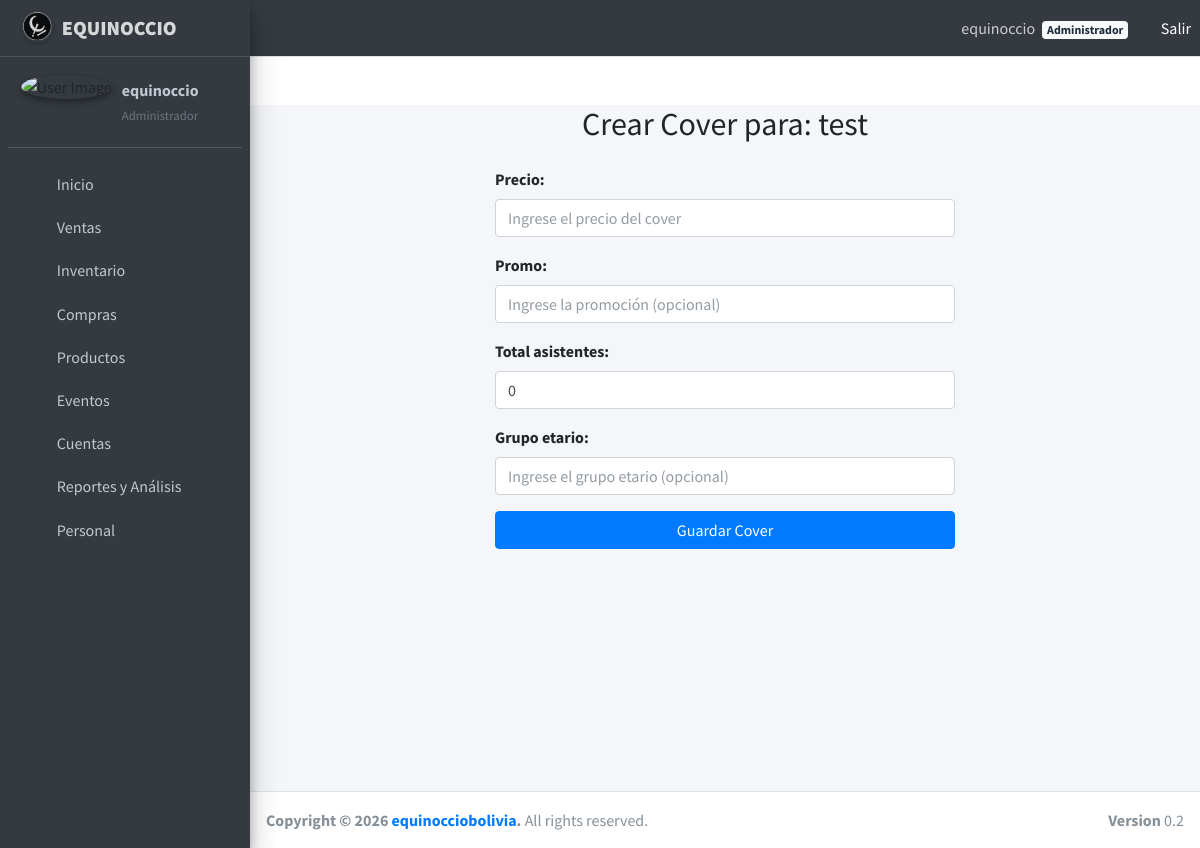
Screenshot of /eventos/crearcover/1/ (signed in) with the database file from the repository.
### usuarios/models.py (models this page shows, shortened)
class Usuario(AbstractUser):
    ROL_CHOICES = [
        ('administrador', 'Administrador'),
        ('jefe_barra', 'Jefe de Barra'),
        ('bartender', 'Bartender'),
        ('mesero', 'Mesero'),
    ]
    CI = models.CharField(max_length=20, unique=True, blank=True, null=True)
    rol = models.CharField(
        max_length=50,
        choices=ROL_CHOICES,
        blank=True,
        null=True
    )
    groups = models.ManyToManyField(
        Group,
        related_name='usuarios_user_set',
        blank=True,
    )
    user_permissions = models.ManyToManyField(
        Permission,
        related_name='usuarios_user_set',
        blank=True,
    )
    USERNAME_FIELD = 'username'
    REQUIRED_FIELDS = []
    class Meta:
        verbose_name = 'Usuario'
        verbose_name_plural = 'Usuarios'
    def tiene_acceso_ventas(self):
        return self.rol in ['administrador', 'jefe_barra', 'bartender', 'mesero']
    def tiene_acceso_compras(self):
        return self.rol in ['administrador', 'jefe_barra']
    def tiene_acceso_inventarios(self):
        return self.rol in ['administrador', 'jefe_barra']
    def tiene_acceso_analizador(self):
        return self.rol in ['administrador', 'jefe_barra']
    def tiene_acceso_usuarios(self):
        return self.rol == 'administrador'

### eventos/models.py (models this page shows, shortened)
class Evento(models.Model):
    nombre = models.CharField(max_length=255)  # Nombre del evento
    flyer = models.ImageField(upload_to='flyers/', null=True, blank=True)  # Imagen promocional
    banda = models.CharField(max_length=150, null=True, blank=True)  # Artista o banda asociada
    fecha = models.DateTimeField()  # Fecha y hora del evento
    descripcion = models.TextField(null=True, blank=True)  # Descripción más detallada del evento
    cover = models.OneToOneField('eventos.Cover', on_delete=models.CASCADE, related_name='evento_cover', null=True, blank=True)  # Cover asociado
    class Meta:
        verbose_name = 'Evento'
        verbose_name_plural = 'Eventos'

### eventos/views.py (the view)
# urls.py: path('crearcover/<int:evento_id>/', views.crear_cover, name='crear_cover'),
@login_required
def crear_cover(request, evento_id):
    if not request.user.tiene_acceso_compras():
        messages.error(request, 'No tiene  permisos para crear covers.')
        return redirect('usuarios:inicio')
    evento = get_object_or_404(Evento, pk=evento_id)
    if request.method == 'POST':
        form = CoverForm(request.POST)
        if form.is_valid():
            cover = form.save(commit=False)
            cover.save()
            messages.success(request, 'Cover creado correctamente.')
            return redirect('eventos:listar_eventos')
        else:
            messages.error(request, 'Error al crear el cover. Revise los datos.')
    else:
        form = CoverForm()
    return render(request, 'eventos/crear_cover.html', {
        'form': form,
        'evento': evento
    })

### eventos/forms.py (shortened to what this page needs)
class CoverForm(forms.ModelForm):
    class Meta:
        model = Cover
        fields = ['precio', 'promo', 'total_asistentes', 'grupo_etario']
        widgets = {
            'precio': forms.NumberInput(attrs={'class': 'form-control', 'step': '0.01', 'placeholder': 'Ingrese el precio del cover'}),
            'promo': forms.TextInput(attrs={'class': 'form-control', 'placeholder': 'Ingrese la promoción (opcional)'}),
            'total_asistentes': forms.NumberInput(attrs={'class': 'form-control', 'placeholder': 'Ingrese el número de asistentes'}),
            'grupo_etario': forms.TextInput(attrs={'class': 'form-control', 'placeholder': 'Ingrese el grupo etario (opcional)'}),
            'evento': forms.Select(attrs={'class': 'form-control'}),
        }

### eventos/templates/eventos/crear_cover.html (shortened to what this page needs)
{% extends 'base.html' %}
{% block content %}
<div class="container mt-5">
    <h2 class="text-center mb-4">Crear Cover para: {{ evento.nombre }}</h2>
    <div class="row justify-content-center">
        <div class="col-md-6">
            <form method="post" novalidate>
                {{ form.as_p }}
                <button type="submit" class="btn btn-primary btn-block mt-3">Guardar Cover</button>
            </form>
        </div>
    </div>
</div>
{% endblock %}

### usuarios/templates/base.html (shortened to what this page needs)
<!DOCTYPE html>
<html lang="en">
<head>
    {% load static %}
    <link rel="stylesheet" href="{% static 'plugins/fontawesome-free/css/all.min.css' %}">
    <link rel="stylesheet" href="https://code.ionicframework.com/ionicons/2.0.1/css/ionicons.min.css">
    <link rel="stylesheet" href="{% static 'plugins/tempusdominus-bootstrap-4/css/tempusdominus-bootstrap-4.min.css' %}">
    <link rel="stylesheet" href="{% static 'plugins/icheck-bootstrap/icheck-bootstrap.min.css' %}">
    <link rel="stylesheet" href="{% static 'plugins/jqvmap/jqvmap.min.css' %}">
    <link rel="stylesheet" href="{% static 'dist/css/adminlte.min.css' %}">
    <link rel="stylesheet" href="{% static 'plugins/overlayScrollbars/css/OverlayScrollbars.min.css' %}">
    <link rel="stylesheet" href="{% static 'plugins/daterangepicker/daterangepicker.css' %}">
    <link rel="stylesheet" href="{% static 'plugins/summernote/summernote-bs4.css' %}">
    <link href="https://cdn.jsdelivr.net/npm/fullcalendar@6.1.15/index.global.min.css" rel="stylesheet">
</head>
<body class="hold-transition sidebar-mini layout-fixed" onload="startTime()">
<div class="wrapper">
    <nav class="main-header navbar navbar-expand navbar-dark">
        <ul class="navbar-nav">
            <li class="nav-item">
                <a class="nav-link" data-widget="pushmenu" href="#" role="button">
                    <i class="fas fa-bars"></i>
                </a>
            </li>
        </ul>
        <ul class="navbar-nav ml-auto">
            {% if user.is_authenticated %}
            <li class="nav-item">
                <span class="nav-link">
                    <i class="fas fa-user-circle mr-1"></i>
                    {{ user.get_full_name|default:user.username }}
                    {% if user.rol %}
                    <span class="badge badge-light ml-1">{{ user.get_rol_display }}</span>
                    {% endif %}
                </span>
            </li>
            <li class="nav-item">
                <form method="post" action="{% url 'usuarios:logout' %}" style="display:inline;">
                    <button type="submit" class="btn btn-link nav-link" style="color:white; padding:0;">
                        <i class="fas fa-sign-out-alt"></i> Salir
                    </button>
                </form>
            </li>
            {% endif %}
        </ul>
    </nav>
    <aside class="main-sidebar sidebar-dark-primary elevation-4">
        <a href="{% url 'usuarios:inicio' %}" class="brand-link">
            <img src="{% static 'img/navba_logo3.png' %}" alt="Logo" class="brand-image img-circle elevation-1" style="opacity:.8">
            <span class="brand-text font-weight-bold"><strong>EQUINOCCIO</strong></span>
        </a>
        <div class="sidebar">
            <div class="user-panel mt-3 pb-3 mb-3 d-flex">
                <div class="image">
                    <img src="{% static 'img/logo_equi.jpg' %}" class="img-circle elevation-2" alt="User Image">
                </div>
                {% if user.is_authenticated %}
                <div class="info">
                    <a href="#" class="d-block font-weight-bold">{{ user.username }}</a>
                    <small class="text-muted">{{ user.get_rol_display|default:"Sin rol" }}</small>
                </div>
                {% endif %}
            </div>
            <nav class="mt-2">
                <ul class="nav nav-pills nav-sidebar flex-column" data-widget="treeview" role="menu" data-accordion="false">
                    <li class="nav-item">
                        <a class="nav-link" href="{% url 'usuarios:inicio' %}">
                            <i class="nav-icon fas fa-home"></i>
                            <p>Inicio</p>
                        </a>
                    </li>
                    {% if user.tiene_acceso_ventas %}
                    <li class="nav-item has-treeview">
                        <a href="#" class="nav-link">
                            <i class="nav-icon fas fa-cash-register"></i>
                            <p>Ventas <i class="right fas fa-angle-left"></i></p>
                        </a>
                    </li>
                    {% endif %}
                     {% if user.tiene_acceso_inventarios %}
                    <li class="nav-item has-treeview">
                        <a href="#" class="nav-link">
                            <i class="nav-icon fas fa-boxes"></i>
                            <p>Inventario <i class="right fas fa-angle-left"></i></p>
                        </a>
                    </li>
                    {% endif %}
                    {% if user.tiene_acceso_compras %}
                    <li class="nav-item has-treeview">
                        <a href="#" class="nav-link">
                            <i class="nav-icon fas fa-shopping-cart"></i>
                            <p>Compras <i class="right fas fa-angle-left"></i></p>
                        </a>
                    </li>
                    {% endif %}
                    {% if user.tiene_acceso_compras %}
                    <li class="nav-item has-treeview">
                        <a href="#" class="nav-link">
                            <i class="nav-icon fas fa-wine-bottle"></i>
                            <p>Productos <i class="right fas fa-angle-left"></i></p>
                        </a>
                    </li>
                    {% endif %}
                    {% if user.tiene_acceso_compras %}
                    <li class="nav-item has-treeview">
                        <a href="#" class="nav-link">
                            <i class="nav-icon fas fa-calendar-check"></i>
                            <p>Eventos <i class="right fas fa-angle-left"></i></p>
                        </a>
                    </li>
                    {% endif %}
                    {% if user.tiene_acceso_compras %}
                    <li class="nav-item has-treeview">
                        <a href="#" class="nav-link">
                            <i class="nav-icon fas fa-calculator"></i>
                            <p>Cuentas <i class="right fas fa-angle-left"></i></p>
                        </a>
                    </li>
                    {% endif %}
                    {% if user.tiene_acceso_analizador %}
                    <li class="nav-item has-treeview">
                        <a href="#" class="nav-link">
                            <i class="nav-icon fas fa-brain"></i>
                            <p>Reportes y Análisis <i class="right fas fa-angle-left"></i></p>
                        </a>
                    </li>
                    {% endif %}
                    {% if user.tiene_acceso_usuarios %}
                    <li class="nav-item">
                        <a href="{% url 'usuarios:administrar_usuarios' %}" class="nav-link">
                            <i class="nav-icon fas fa-users"></i>
                            <p>Personal</p>
                        </a>
                    </li>
                    {% endif %}
                </ul>
            </nav>
        </div>
    </aside>
    <div class="content-wrapper">
        {% block content %}
        {% endblock %}
    </div>
    <footer class="main-footer">
        <strong>Copyright &copy; 2026 <a href="https://www.facebook.com/equinocciobolivia">equinocciobolivia</a>.</strong>
        All rights reserved.
        <div class="float-right d-none d-sm-inline-block">
            <b>Version</b> 0.2
        </div>
    </footer>
</div>
</body>
</html>

### rows the page displays
Usuario: get_full_name "equinoccio", rol "Administrador", username "equinoccio"
Evento: nombre "test"
